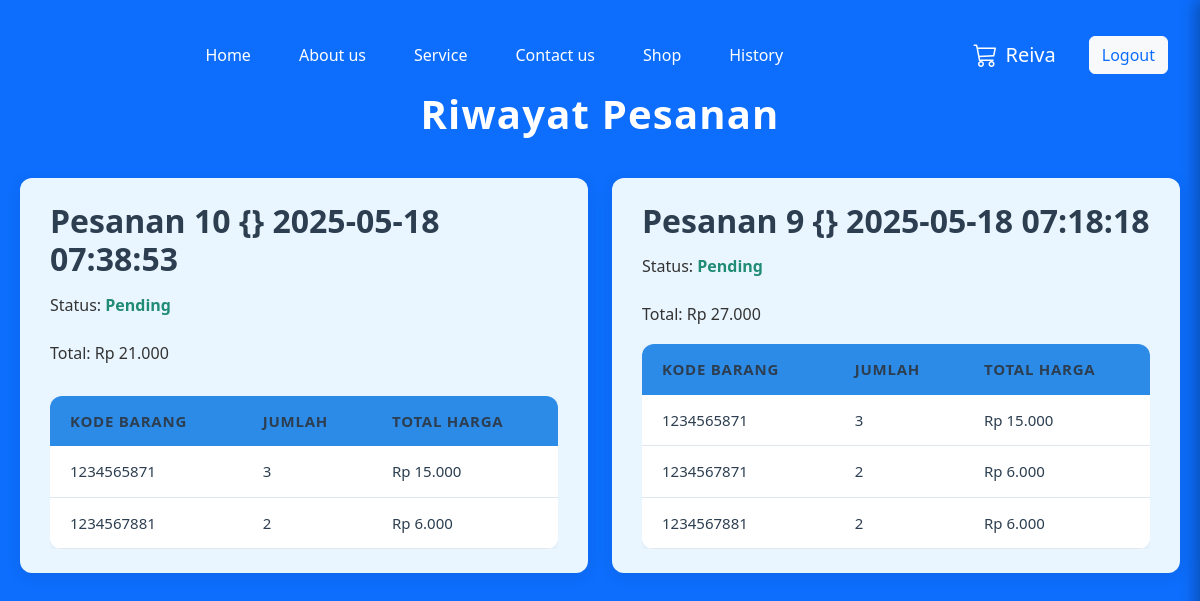
/app/riwayatPesanan.php (signed in), run on the app's committed database.
### tables this page shows
CREATE TABLE `pesanan` (
  `ID` int(11) NOT NULL,
  `Id_User` int(11) NOT NULL,
  `Total` int(11) NOT NULL,
  `Status` enum('Pending','Accept','Ready') NOT NULL,
  `Tanggal` timestamp NOT NULL DEFAULT current_timestamp()
);

CREATE TABLE `detailpesanan` (
  `ID` int(11) NOT NULL,
  `idPesanan` int(11) NOT NULL,
  `KodeBarang` int(10) NOT NULL,
  `Jumlah` int(11) NOT NULL,
  `Total` int(11) NOT NULL
);

### model/shop.php (called while the page is built, shortened)
<?php
    function getPesananByUser($idUser) {
        $conn = koneksi();
        $sql = "SELECT * FROM pesanan WHERE Id_User = ? ORDER BY Tanggal DESC";
        $stmt = $conn->prepare($sql);
        $stmt->bind_param("i", $idUser);
        $stmt->execute();
        return $stmt->get_result();
    }
    function getDetailPesanan($idPesanan) {
        $conn = koneksi();
        $sql = "SELECT * FROM detailpesanan WHERE idPesanan = ?";
        $stmt = $conn->prepare($sql);
        $stmt->bind_param("i", $idPesanan);
        $stmt->execute();
        return $stmt->get_result();
    }
?>

### app/riwayatPesanan.php (the view, shortened to what this page needs)
<?php
include 'dashboard.php';
require_once '../model/shop.php';
$idUser = $_SESSION['idUser'];
$resultPesanan = getPesananByUser($idUser);
?>
<!DOCTYPE html>
<html lang="id">
<head>
</head>
<body>
    <h1>Riwayat Pesanan</h1>
    <?php if ($resultPesanan->num_rows == 0): ?>
        <p class="no-orders">Tidak ada pesanan.</p>
    <?php else: ?>
        <div class="orders-container">
        <?php while ($pesanan = $resultPesanan->fetch_assoc()): ?>
            <div class="order-card">
                <h2>Pesanan <?= htmlspecialchars($pesanan['ID']) ?> {} <?= htmlspecialchars($pesanan['Tanggal']) ?></h2>
                <p>Status: <strong><?= htmlspecialchars($pesanan['Status']) ?></strong></p>
                <p>Total: Rp <?= number_format($pesanan['Total'], 0, ',', '.') ?></p>
                <?php
                $resultDetail = getDetailPesanan($pesanan['ID']);
                ?>
                <div class="table-wrapper">
                    <table>
                        <thead>
                            <tr>
                                <th>Kode Barang</th>
                                <th>Jumlah</th>
                                <th>Total Harga</th>
                            </tr>
                        </thead>
                        <tbody>
                            <?php while ($detail = $resultDetail->fetch_assoc()): ?>
                            <tr>
                                <td><?= htmlspecialchars($detail['KodeBarang']) ?></td>
                                <td><?= htmlspecialchars($detail['Jumlah']) ?></td>
                                <td>Rp <?= number_format($detail['Total'], 0, ',', '.') ?></td>
                            </tr>
                            <?php endwhile; ?>
                        </tbody>
                    </table>
                </div>
            </div>
        <?php endwhile; ?>
        </div>
    <?php endif; ?>
</body>
</html>

### app/dashboard.php (shortened to what this page needs)
<?php
require_once '../model/shop.php';
$username = $_SESSION['username'];
$role = $_SESSION['role'];
?>
<!DOCTYPE html>
<html lang="en">
<head>
  <link href="https://cdn.jsdelivr.net/npm/bootstrap@5.3.6/dist/css/bootstrap.min.css" rel="stylesheet" />
  <link rel="stylesheet" href="https://cdn.jsdelivr.net/npm/bootstrap-icons@1.13.1/font/bootstrap-icons.min.css" />
</head>
<body class="mb-2 bg-primary text-white">
  <nav class="navbar navbar-expand-lg bg-primary">
    <div class="container-fluid d-flex justify-content-between align-items-center">
      <div class="collapse navbar-collapse justify-content-center" id="navbarSupportedContent">
        <ul class="navbar-nav d-flex flex-row">
          <li class="nav-item mx-3">
            <a class="nav-link text-white" href="#home">Home</a>
          </li>
          <li class="nav-item mx-3">
            <a class="nav-link text-white" href="#about">About us</a>
          </li>
          <li class="nav-item mx-3">
            <a class="nav-link text-white" href="#service">Service</a>
          </li>
          <li class="nav-item mx-3">
            <a class="nav-link text-white" href="#contact">Contact us</a>
          </li>
          <?php if ($role == 'User'): ?>
            <li class="nav-item mx-3">
                <a class="nav-link text-white" href="shop.php">Shop</a>
            </li>
          <?php endif; ?>
          <?php if ($role == 'User'): ?>
            <li class="nav-item mx-3">
                <a class="nav-link text-white" href="riwayatPesanan.php">History </a>
            </li>
          <?php endif; ?>
        </ul>
      </div>
      <div class="d-flex align-items-center gap-3">
        <?php if ($role == 'User'): ?>
          <button id="openCartBtn" class="btn btn-primary btn-lg d-flex align-items-center gap-2" title="Lihat Keranjang">
            <i class="bi bi-cart3 fs-4"></i>
            <span><?php echo htmlspecialchars($username) ?></span>
          </button>
        <?php endif; ?>
        <a href="../controller/prosesLogout.php" class="btn btn-light text-primary">Logout</a>
      </div>
    </div>
  </nav>
</body>
</html>

### app/riwayatPesanan.php (style rules this page uses)
body { font-family: 'Segoe UI', Tahoma, Geneva, Verdana, sans-serif; background: #f4f6f8; margin: 0; padding: 20px; color: #2c3e50; }
.orders-container { display: grid; grid-template-columns: repeat(auto-fill, minmax(400px, 1fr)); gap: 24px; max-width: 1200px; margin: 0 auto 40px; }
h1 { text-align: center; margin-bottom: 40px; font-weight: 700; letter-spacing: 1.2px; color: #ffffff ; }
.order-card { background: #eaf6ff; border-radius: 12px; box-shadow: 0 4px 16px rgba(0, 0, 0, 0.08); padding: 24px 30px; transition: box-shadow 0.25s ease; display: flex; flex-direction: column; }
h2 { color: #2c3e50; font-weight: 700; margin-bottom: 8px; }
p { margin: 6px 0 18px; font-size: 16px; color: #333; }
strong { color: #218c74; }
.table-wrapper { overflow-x: auto; margin-top: auto; }
table { width: 100%; border-collapse: collapse; border-radius: 12px; overflow: hidden; box-shadow: 0 2px 10px rgba(0, 0, 0, 0.05); min-width: 350px; background-color: #fff; }
thead { background-color: #2d8be8; color: #fff; font-weight: 600; font-size: 15px; text-transform: uppercase; letter-spacing: 0.05em; }
th, td { padding: 14px 20px; text-align: left; font-size: 15px; color: #2c3e50; white-space: nowrap; }
tbody tr { background-color: #ffffff; border-bottom: 1.5px solid #e0e6ed; transition: background-color 0.3s ease; }

### data on the page
pesanan: ID "10", Tanggal "2025-05-18 07:38:53", Status "Pending", Total "21.000"
detailpesanan: KodeBarang "1234565871", Jumlah "3", Total "15.000"
detailpesanan: KodeBarang "1234567881", Jumlah "2", Total "6.000"
pesanan: ID "9", Tanggal "2025-05-18 07:18:18", Status "Pending", Total "27.000"
detailpesanan: KodeBarang "1234565871", Jumlah "3", Total "15.000"
detailpesanan: KodeBarang "1234567871", Jumlah "2", Total "6.000"
detailpesanan: KodeBarang "1234567881", Jumlah "2", Total "6.000"

### other printed values
$username "Reiva"
